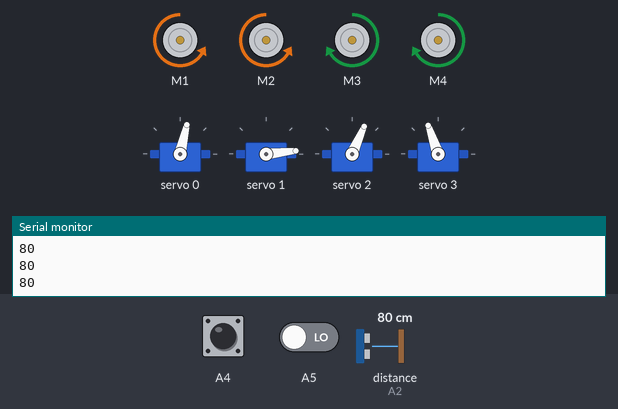
This sketch was run on a simulated Arduino Uno, built with avr-gcc and run on an emulated ATmega328P. Shown: 4 × DC motor (green arrow = forward, orange = backward, longer = faster), 4 × servo, the last lines printed to the serial monitor. Wiring (inferred from the names in the program): ultrasonic range finder: trigger A3; echo A2. The inputs (shaded band) are chosen by the test bench; at power-on: distance to the obstacle (sensor on A2) 80 cm, A4 HIGH, A5 LOW. The echo pulse lasts 58.3 µs per cm.

Above: at 4.2 s.
4.3 s: distance to the obstacle (sensor on A2) set to 12 cm
5.8 s: distance to the obstacle (sensor on A2) set to 9 cm
At 6.07 s:
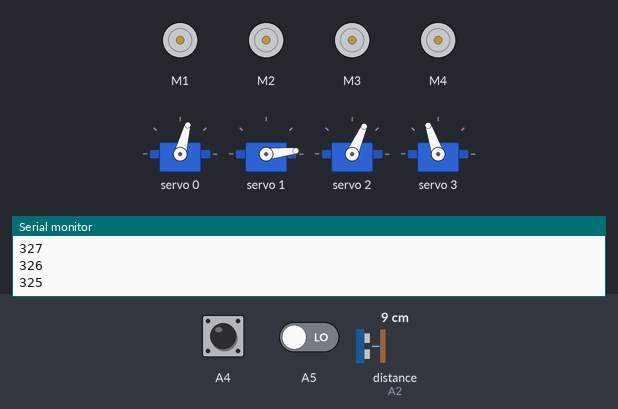
At 10.9 s:
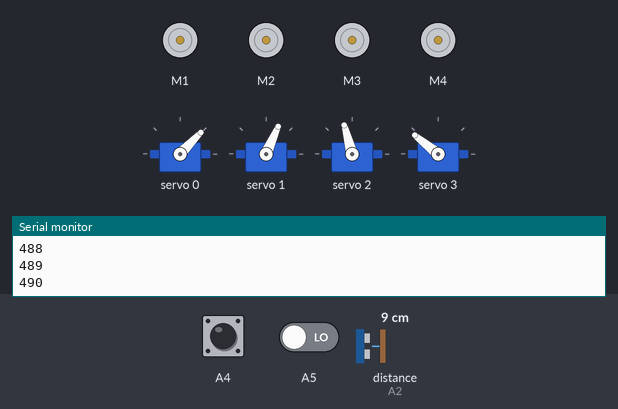
Timing chart, 0 to 20.1 s (numbered marks = the images above; inputs shaded):
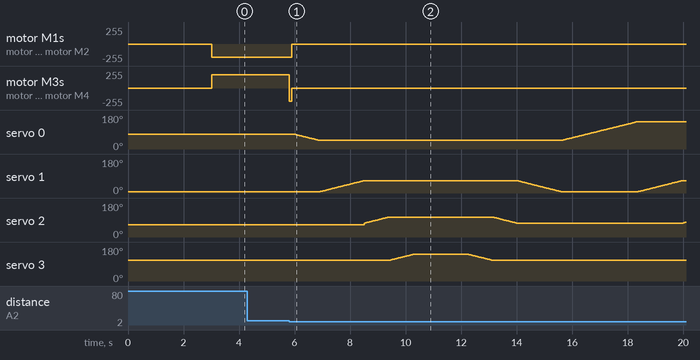

Measured:
- the behaviour switches between 11 and 10 cm on distance to the obstacle (sensor on A2) (found by bisection; images 0 and 1)
- after the input at 5.8 s, motor M1, motor M2: backward 200/255 → stopped after 0.11 s; motor M3, motor M4: forward 200/255 → backward 200/255 at once, → stopped 0.10 s later; servo 3: rises from 109° to 141° in 0.85 s, then falls to 109° in 2.9 s

The sketch:

garbageCollectorRobot_Code.ino
```cpp
#include <AFMotor.h>
#include <Wire.h>
#include <Adafruit_PWMServoDriver.h>
AF_DCMotor m1lf(1);
AF_DCMotor m2lb(2);
AF_DCMotor m3rb(3);
AF_DCMotor m4rf(4);
Adafruit_PWMServoDriver pwmm = Adafruit_PWMServoDriver();
#define Echo A2
#define Trig A3
#define servo1 0
#define servo2 1
#define servo3 2
#define servo4 3
void setup() {
  pinMode(A5,INPUT);
  m1lf.setSpeed(200);
  m1lf.run(RELEASE);
  m2lb.setSpeed(200);
  m2lb.run(RELEASE);
  m3rb.setSpeed(200);
  m3rb.run(RELEASE);
  m4rf.setSpeed(200);
  m4rf.run(RELEASE);
   pinMode(Trig, OUTPUT);
  pinMode(Echo, INPUT);
  pwmm.begin();
  pwmm.setPWMFreq(60);
  pwmm.setPWM(servo1, 0, 330);
  pwmm.setPWM(servo2, 0, 150);
  pwmm.setPWM(servo3, 0, 300);
  pwmm.setPWM(servo4, 0, 410);
  delay(3000);
  Serial.begin(9600);
}

void loop() {

  int distance = obstacle();
  Serial.println(distance);
  if (distance <= 9) {
  m1lf.run(RELEASE);
  m2lb.run(RELEASE);
  m3rb.run(RELEASE);
  m4rf.run(RELEASE);
  m1lf.run(BACKWARD);
  m2lb.run(BACKWARD);
  m3rb.run(BACKWARD);
  m4rf.run(BACKWARD);
    delay(100);
  m1lf.run(RELEASE);
  m2lb.run(RELEASE);
  m3rb.run(RELEASE);
  m4rf.run(RELEASE);
    delay(100);
    robotarm();
    delay(100);
  m1lf.run(FORWARD);
  m2lb.run(FORWARD);
  m3rb.run(FORWARD);
  m4rf.run(FORWARD);
    delay(100);
  } else {
    linefollower();
  }
}
int obstacle() {
  digitalWrite(Trig, LOW);
  delayMicroseconds(4);
  digitalWrite(Trig, HIGH);
  delayMicroseconds(10);
  digitalWrite(Trig, LOW);
  long t = pulseIn(Echo, HIGH);
  int cm = t / 29 / 2;
  return cm;
}
void robotarm()
{
  for (int S1value = 330; S1value >= 250; S1value--) {
    pwmm.setPWM(servo1, 0, S1value);
    Serial.println(S1value);
    delay(10);
  }

  for (int S2value = 150; S2value <= 300; S2value++) {
    pwmm.setPWM(servo2, 0, S2value);
    delay(10);
  }

  for (int S3value = 320; S3value <= 400; S3value++) {
    pwmm.setPWM(servo3, 0, S3value);
    delay(10);
  }

  for (int S4value = 410; S4value <= 490; S4value++) {
    pwmm.setPWM(servo4, 0, S4value);
    Serial.println(S4value);
    delay(10);
  }
  ////////////////////////
  delay(2000);
  for (int S4value = 490; S4value > 410; S4value--) {
    pwmm.setPWM(servo4, 0, S4value);
    Serial.println(S4value);
    delay(10);
  }
//
  for (int S3value = 400; S3value > 320; S3value--) {
    pwmm.setPWM(servo3, 0, S3value);
    delay(10);
  }

  for (int S2value = 300; S2value > 150; S2value--) {
    pwmm.setPWM(servo2, 0, S2value);
    delay(10);
  }

  for (int S1value = 250; S1value < 500; S1value++) {
    pwmm.setPWM(servo1, 0, S1value);
    Serial.println(S1value);
    delay(10);
  }
  //////////////////////
  for (int S2value = 150; S2value <= 300; S2value++) {
    pwmm.setPWM(servo2, 0, S2value);
    delay(10);
  }

  for (int S3value = 320; S3value <= 400; S3value++) {
    pwmm.setPWM(servo3, 0, S3value);
    delay(10);
  }

  for (int S4value = 410; S4value <= 490; S4value++) {
    pwmm.setPWM(servo4, 0, S4value);
    Serial.println(S4value);
    delay(10);
  }

  for (int S4value = 490; S4value > 410; S4value--) {
    pwmm.setPWM(servo4, 0, S4value);
    Serial.println(S4value);
    delay(10);
  }
//  ///////////////////
  for (int S3value = 400; S3value > 320; S3value--) {
    pwmm.setPWM(servo3, 0, S3value);
    delay(10);
  }

  for (int S2value = 300; S2value > 150; S2value--) {
    pwmm.setPWM(servo2, 0, S2value);
    delay(10);
  }

  for (int S1value = 500; S1value > 330; S1value--) {
    pwmm.setPWM(servo1, 0, S1value);
    Serial.println(S1value);
    delay(10);
  }
}
void linefollower() {
  bool vr = digitalRead(A5);
  bool vl = digitalRead(A4);
//Serial.println(vr);
//Serial.println(vl);
  if (vl == 0 && vr == 0)
  {
  m1lf.run(FORWARD);
  m2lb.run(FORWARD);
  m3rb.run(FORWARD);
  m4rf.run(FORWARD);
  }
  else if(vl == 1 && vr == 1)
  {
  m1lf.run(RELEASE);
  m2lb.run(RELEASE);
  m3rb.run(RELEASE);
  m4rf.run(RELEASE);
  }
  else if(vl == 1 && vr == 0)
  {
  m1lf.run(BACKWARD);
  m2lb.run(BACKWARD);
  m3rb.run(FORWARD);
  m4rf.run(FORWARD);
  }
  else if (vl == 0 && vr == 1) {
  m1lf.run(FORWARD);
  m2lb.run(FORWARD);
  m3rb.run(BACKWARD);
  m4rf.run(BACKWARD);
  }
}
```
